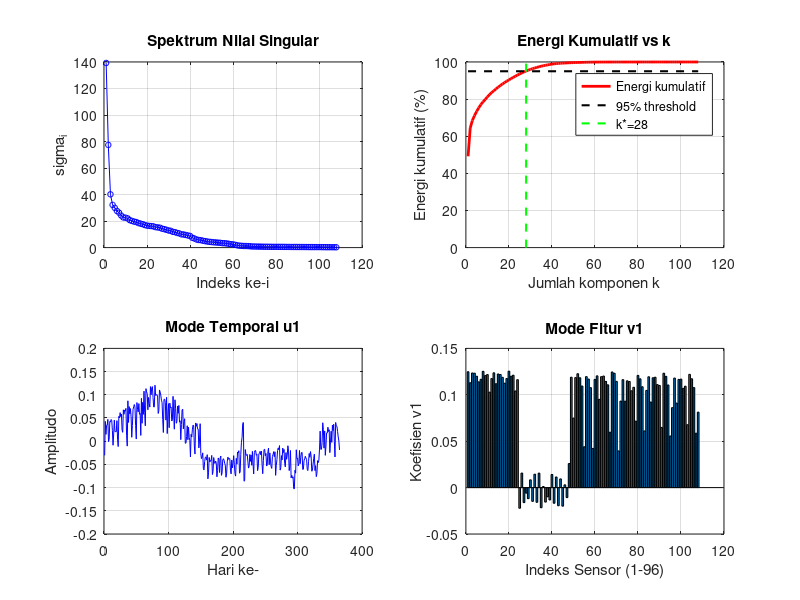
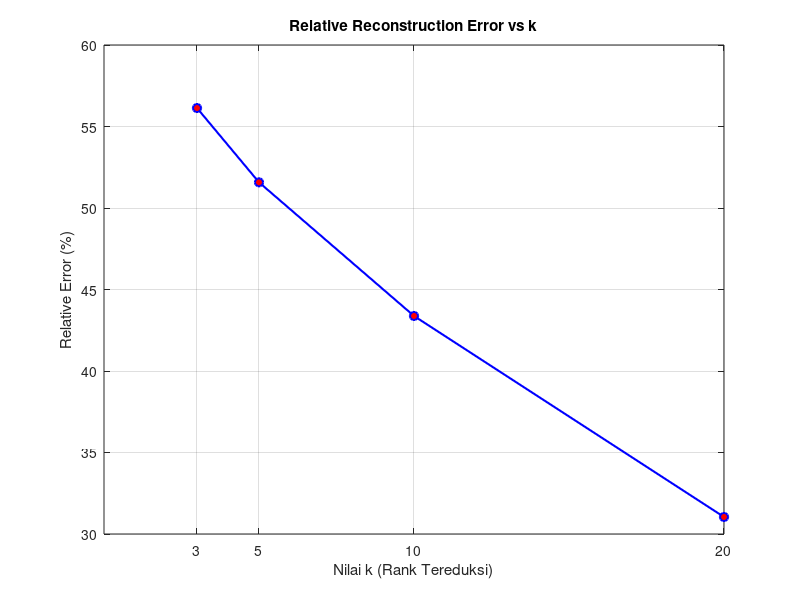
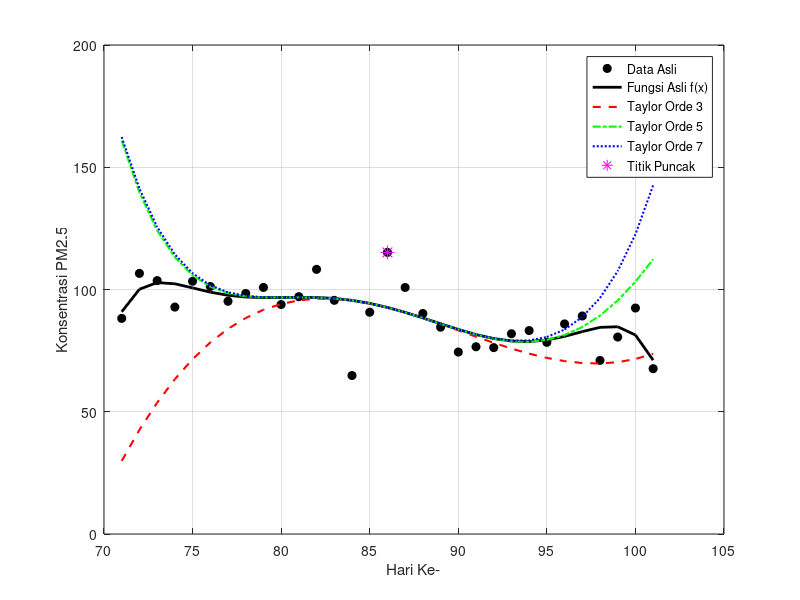
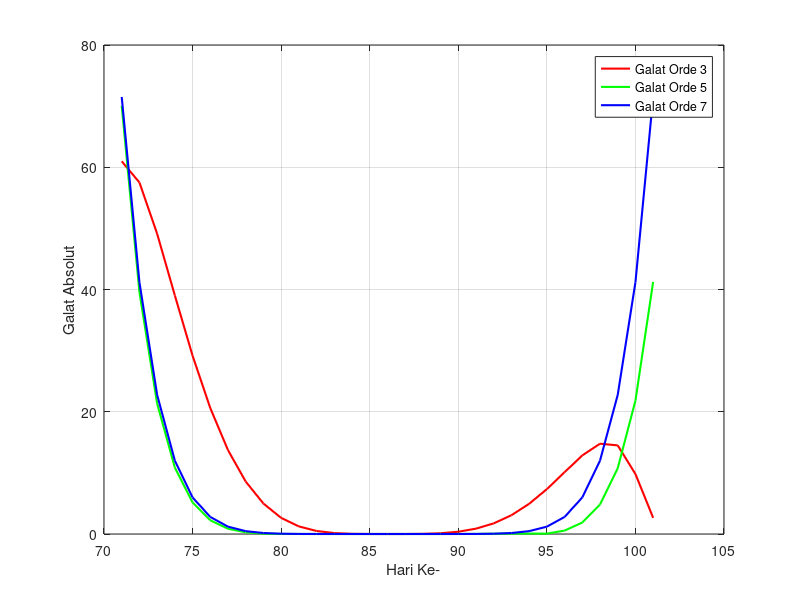

These figures' MATLAB source, in order: (Note: this script raises an error after producing the figures.)
clear; clc;

% Membaca dataset dari file CSV
data = dlmread('DataSet_KualitasUdara_K1.csv', ',', 1, 0);
% Mengekstrak  data (kolom 2 sampai 97)
A = data(:, 2:end);

%% BAGIAN 1
% Menampilkan ukuran matriks diawal untuk memverifikasi 
fprintf('BAGIAN 1: Matriks A dan Normalisasi Z-Score\n');
fprintf('Ukuran matriks A: %d baris x %d kolom\n', size(A, 1), size(A, 2));
[m, n] = size(A); % m = 365 (baris), n = 96 (kolom)

mean_j = (ones(1,m) * A) / m; % menghitung mean dari setiap kolom menggunakan operasi
                              % matriks dengan menjumlahkan semua baris tiap kolom, lalu dibagi m
simpangan = A - ones(m,1) * mean_j; % Menghtung simpangan agar rata-rata tiap kolom = 0
varians = (ones(1,m) * (simpangan .^ 2)) / m; % Menghitung varians setiap kolom
stddv = sqrt(varians); % Menghitung standar deviasi
% Mulai menghitung z_Score
Z = simpangan ./ (ones(m,1) * stddv);
fprintf('Ukuran matriks Z (setelah normalisasi): %d baris x %d kolom\n', size(Z,1), size(Z,2));
% verifikasi hasil normalisasi
mean_Z    = (ones(1,m) * Z) / m;
varians_Z   = (ones(1,m) * ((Z - ones(m,1)*mean_Z) .^ 2)) / m;
stddv_Z = sqrt(varians_Z);

fprintf('Verifikasi Normalisasi Z-Score:\n');
fprintf('Max nilai absolut mean Z : %.2e\n', max(abs(mean_Z)));
fprintf('Max selisih std Z dari 1 : %.2e\n', max(abs(stddv_Z - 1)));
fprintf('Min nilai Z : %.4f\n', min(Z(:)));
fprintf('Max nilai Z : %.4f\n', max(Z(:)));

%% Bagian 2 
% Melakukan SVD penuh pada matriks Z = U * S * V'
fprintf('BAGIAN 2: SVD Penuh dan Analisis Spektrum\n');

% Menghasilkan U(365x96), S(96x96), V(96x96)
[U, S, V] = svd(Z, 'econ');

% Menampilkan ukuran ketiga matriks hasil SVD untuk verifikasi
fprintf('Ukuran U  : %d x %d\n', size(U,1), size(U,2)); % vektor singular kiri
fprintf('Ukuran S  : %d x %d\n', size(S,1), size(S,2)); % nilai singular
fprintf('Ukuran V  : %d x %d\n', size(V,1), size(V,2)); % vektor singular kanan

% Verifikasi rekonstruksi Z = U * S * V'
Z_rekon = U * S * V';
err_rekon = norm(Z - Z_rekon, 'fro');
fprintf('Verifikasi rekonstruksi Z = U*S*V :\n');
fprintf('norm(Z - U*S*V) = %.2e\n', err_rekon);

% Verifikasi sifat ortogonal U dan V
err_U = max(max(abs(U'*U - eye(size(U,2)))));
err_V = max(max(abs(V'*V - eye(size(V,2)))));
fprintf('Cek U x U = I : max error = %.2e\n', err_U);
fprintf('Cek V x V = I : max error = %.2e\n', err_V);

% Mengambil nilai singular dari diagonal matriks S
sv = diag(S);

% Menghitung energi tiap komponen
energi = sv .^ 2;
total_energi = (ones(1, length(sv)) * energi);
energi_prop = energi / total_energi; % proporsi energi tiap komponen
energi_kum = cumsum(energi_prop); % energi kumulatif

% Menampilkan 10 nilai singular terbesar
fprintf('10 Nilai Singular Terbesar:\n');
fprintf('  i  |  sigma_i  |  Energi(%%)  |  Kumulatif(%%)\n');
fprintf('-----|-----------|------------|-------------\n');
for i = 1:10
    fprintf('  %2d | %9.4f | %10.4f | %11.4f\n', ...
        i, sv(i), energi_prop(i)*100, energi_kum(i)*100);
end

% Dekomposisi rank-1: Z = sigma1*u1*v1' + sigma2*u2*v2' + ...
fprintf('Dekomposisi Rank-1 (20 komponen pertama):\n');
fprintf('  i  |  sigma_i  |  Error sisa\n');
fprintf('-----|-----------|------------\n');

Z_approx = zeros(m, n); % matriks akumulasi komponen rank-1
for i = 1:20
    % Menambahkan komponen rank-1 ke-i
    komponen_i = S(i,i) * U(:,i) * V(:,i)';
    Z_approx = Z_approx + komponen_i;
    sisa = norm(Z - Z_approx, 'fro'); % error sisa setelah i komponen
    fprintf('  %2d | %9.4f | %11.4f\n', i, sv(i), sisa);
end

% Menentukan rank efektif k* berdasarkan energi kumulatif >= 95%
% k* = jumlah komponen minimum yang merangkum 95% variansi data
fprintf('Rank efektif untuk berbagai threshold energi:\n');
for thr = [0.90, 0.95, 0.99]
    k_thr = find(energi_kum >= thr, 1, 'first');
    fprintf('k untuk %.0f%% energi: %d (dari %d total)\n', thr*100, k_thr, n);
end

% Menetapkan rank efektif utama = 95%
k_efektif = find(energi_kum >= 0.95, 1, 'first');
fprintf('Rank efektif k* = %d\n', k_efektif);
fprintf('Energi kumulatif pada k=%d : %.4f%%\n', k_efektif, energi_kum(k_efektif)*100);

% Rekonstruksi rank-k untuk beberapa nilai k
k_list = unique([3, 5, 10, 20, k_efektif]);
fprintf('Rekonstruksi Rank-k:\n');
fprintf('  k  |  Energi Kum(%%)  |  Rel. Error(%%)\n');
fprintf('-----|----------------|---------------\n');
for idx = 1:length(k_list)
    k = k_list(idx);
    % Merekonstruksi Z dengan k komponen pertama
    Z_k = U(:,1:k) * S(1:k,1:k) * V(:,1:k)';
    % Menghitung relative error hasil rekonstruksi
    rel_err = norm(Z - Z_k, 'fro') / norm(Z, 'fro');
    fprintf('  %2d  | %14.4f | %13.4f\n', k, energi_kum(k)*100, rel_err*100);
end

% Menampilkan interpretasi nilai singular
fprintf('Interpretasi Nilai Singular:\n');
fprintf('sigma_1 = %.4f (%.2f%%) -> pola polusi dominan\n', sv(1), energi_prop(1)*100);
fprintf('sigma_2 = %.4f (%.2f%%) -> pola sekunder\n', sv(2), energi_prop(2)*100);
fprintf('sigma_%d = %.4f (%.2f%%) -> mulai merepresentasikan noise\n', ...
    k_efektif+1, sv(k_efektif+1), energi_prop(k_efektif+1)*100);

% Visualisasi spektrum nilai singular dan energi kumulatif
figure;

% Plot spektrum nilai singular
subplot(2, 2, 1);
plot(1:n, sv, 'b-o', 'MarkerSize', 4);
xlabel('Indeks ke-i');
ylabel('sigma_i');
title('Spektrum Nilai Singular');
grid on;

% Plot energi kumulatif dengan garis threshold 95%
subplot(2, 2, 2);
plot(1:n, energi_kum*100, 'r-', 'LineWidth', 2);
hold on;
plot([1 n], [95 95], 'k--', 'LineWidth', 1.5);
plot([k_efektif k_efektif], [0 100], 'g--', 'LineWidth', 1.5);
xlabel('Jumlah komponen k');
ylabel('Energi kumulatif (%)');
title('Energi Kumulatif vs k');
legend('Energi kumulatif', '95% threshold', sprintf('k*=%d', k_efektif));
grid on;

% Plot mode temporal u1 (pola polusi dominan sepanjang 365 hari)
subplot(2, 2, 3);
plot(1:365, U(:,1), 'b-');
xlabel('Hari ke-');
ylabel('Amplitudo');
title('Mode Temporal u1');
grid on;

% Plot mode fitur v1 
subplot(2, 2, 4);
bar(1:n, V(:,1));
xlabel('Indeks Sensor (1-96)');
ylabel('Koefisien v1');
title('Mode Fitur v1');
grid on;

%% Bagian 3 
% Rekonstruksi Matriks dengan Rank Tereduksi
fprintf('\nBAGIAN 3: Rekonstruksi Matriks (k = 3, 5, 10, 20)\n');

% Daftar nilai k yang akan dievaluasi
k_values = [3, 5, 10, 20];
errors = zeros(length(k_values), 1);

% Rumus: Akar dari jumlah kuadrat seluruh elemen matriks
kuadrat_Z = Z .^ 2;
jumlah_kuadrat_Z = sum(sum(kuadrat_Z)); % menjumlahkan semua elemen baris dan kolom
norm_Z_manual = sqrt(jumlah_kuadrat_Z);

for i = 1:length(k_values)
    k_val = k_values(i);

    % Mengambil k kolom/baris pertama dari U, S, dan V
    Uk = U(:, 1:k_val);
    Sk = S(1:k_val, 1:k_val);
    Vk = V(:, 1:k_val);

    % Rekonstruksi matriks tereduksi (Z_k)
    Zk = Uk * Sk * Vk';
    
    % 2. Menghitung relative reconstruction error 
    % Menghitung matriks selisih (Z - Zk)
    matriks_selisih = Z - Zk;

    % Menghitung Frobenius norm dari matriks selisih
    kuadrat_selisih = matriks_selisih .^ 2;
    jumlah_kuadrat_selisih = sum(sum(kuadrat_selisih));
    norm_selisih_manual = sqrt(jumlah_kuadrat_selisih);

    % Menghitung error relatif: ||Z - Z_k||_F / ||Z||_F
    rel_error = norm_selisih_manual / norm_Z_manual;
    errors(i) = rel_error;

    fprintf('Relative reconstruction error untuk k = %2d: %.4f (%.2f%%)\n', k_val, rel_error, rel_error * 100);
end

% Visualisasi Error Rekonstruksi 
figure('Name', 'Reconstruction Error', 'NumberTitle', 'off');
plot(k_values, errors * 100, 'b-o', 'LineWidth', 1.5, 'MarkerSize', 6, 'MarkerFaceColor', 'r');
title('Relative Reconstruction Error vs k');
xlabel('Nilai k (Rank Tereduksi)');
ylabel('Relative Error (%)');
xticks(k_values);
grid on;

%% Bagian 4
fprintf('\nBAGIAN 4: Aproksimasi Deret Taylor PM2.5\n');


% data(:,1) adalah kolom 'Hari ke-', A(:,1) adalah data PM2.5_1 (kolom pertama polutan)
x_data = data(:, 1);       
y_data = A(:, 1);       

% Menghapus baris yang mengandung NaN untuk mencegah error kalkulasi matriks
valid_idx = ~isnan(x_data) & ~isnan(y_data);
x_data = x_data(valid_idx);
y_data = y_data(valid_idx);

% Penentuan Titik Puncak
[max_val, max_idx] = max(y_data);
x0 = x_data(max_idx);      

% Pembentukan Window Data (15 Hari sebelum dan sesudah puncak)
win_size = 15;
idx_start = max(1, max_idx - win_size);
idx_end = min(length(x_data), max_idx + win_size);

x_win = x_data(idx_start:idx_end);
y_win = y_data(idx_start:idx_end);

% TRANSFORMASI TITIK PUSAT (Menghindari "Badly Conditioned Polynomial")
dx = x_win - x0; 

% Curve Fitting pada Data Terpusat
p = polyfit(dx, y_win, 8);

% Eksekusi Turunan Analitik
p1 = polyder(p); p2 = polyder(p1); p3 = polyder(p2);
p4 = polyder(p3); p5 = polyder(p4); p6 = polyder(p5);
p7 = polyder(p6);

% Evaluasi di titik pusat lokal (dx = 0)
d0 = polyval(p, 0);  d1 = polyval(p1, 0); d2 = polyval(p2, 0);
d3 = polyval(p3, 0); d4 = polyval(p4, 0); d5 = polyval(p5, 0);
d6 = polyval(p6, 0); d7 = polyval(p7, 0);

% Substitusi Deret Taylor (Orde 3, 5, 7)
T3 = d0 + d1.*dx + (d2/factorial(2)).*dx.^2 + (d3/factorial(3)).*dx.^3;
T5 = T3 + (d4/factorial(4)).*dx.^4 + (d5/factorial(5)).*dx.^5;
T7 = T5 + (d6/factorial(6)).*dx.^6 + (d7/factorial(7)).*dx.^7;

% Kalkulasi Galat Absolut Analitik
f_true = polyval(p, dx);
err3 = abs(f_true - T3);
err5 = abs(f_true - T5);
err7 = abs(f_true - T7);

% Visualisasi Render
figure('Name', 'Aproksimasi Deret Taylor PM2.5', 'NumberTitle', 'off');
plot(x_win, y_win, 'ko', 'MarkerFaceColor', 'k', 'DisplayName', 'Data Asli'); hold on;
plot(x_win, f_true, 'k-', 'LineWidth', 2, 'DisplayName', 'Fungsi Asli f(x)');
plot(x_win, T3, 'r--', 'LineWidth', 1.5, 'DisplayName', 'Taylor Orde 3');
plot(x_win, T5, 'g-.', 'LineWidth', 1.5, 'DisplayName', 'Taylor Orde 5');
plot(x_win, T7, 'b:', 'LineWidth', 1.5, 'DisplayName', 'Taylor Orde 7');
plot(x0, max_val, 'm*', 'MarkerSize', 10, 'DisplayName', 'Titik Puncak');
legend('Location', 'best'); xlabel('Hari Ke-'); ylabel('Konsentrasi PM2.5'); grid on;

figure('Name', 'Analisis Galat Aproksimasi', 'NumberTitle', 'off');
plot(x_win, err3, 'r-', 'LineWidth', 1.5, 'DisplayName', 'Galat Orde 3'); hold on;
plot(x_win, err5, 'g-', 'LineWidth', 1.5, 'DisplayName', 'Galat Orde 5');
plot(x_win, err7, 'b-', 'LineWidth', 1.5, 'DisplayName', 'Galat Orde 7');
legend('Location', 'best'); xlabel('Hari Ke-'); ylabel('Galat Absolut'); grid on;

% 1. Kalkulasi Root Mean Square Error (RMSE) untuk tiap orde
rmse3 = sqrt(mean(err3.^2));
rmse5 = sqrt(mean(err5.^2));
rmse7 = sqrt(mean(err7.^2));

% Menampilkan output kuantitatif di Command Window
fprintf('\n--- ANALISIS KUANTITATIF (RMSE) ---\n');
fprintf('Nilai RMSE merupakan representasi total galat pada rentang observasi.\n');
fprintf('RMSE Taylor Orde 3: %.4f\n', rmse3);
fprintf('RMSE Taylor Orde 5: %.4f\n', rmse5);
fprintf('RMSE Taylor Orde 7: %.4f\n', rmse7);

% 2. Analisis Radius Validitas (Ambang Batas Toleransi Galat)
toleransi_error = 10; 
hari_valid_3 = sum(err3 <= toleransi_error);
hari_valid_5 = sum(err5 <= toleransi_error);
hari_valid_7 = sum(err7 <= toleransi_error);

fprintf('\n--- ANALISIS RADIUS VALIDITAS (Toleransi Error = %d unit) ---\n', toleransi_error);
fprintf('Jumlah hari dengan prediksi akurat (Error <= 10):\n');
fprintf('Orde 3: %d hari\n', hari_valid_3);
fprintf('Orde 5: %d hari\n', hari_valid_5);
fprintf('Orde 7: %d hari\n', hari_valid_7);
fprintf('---------------------------------------------------\n');

% 3. Visualisasi Tambahan (Bar Chart Komparasi RMSE)
figure('Name', 'Komparasi Kinerja Orde Taylor', 'NumberTitle', 'off');
bar_data = [rmse3, rmse5, rmse7];
b = bar(bar_data, 'FaceColor', 'flat');

% Mewarnai bar agar selaras dengan warna garis pada plot sebelumnya
b.CData(1,:) = [1 0 0]; % Merah untuk Orde 3
b.CData(2,:) = [0 1 0]; % Hijau untuk Orde 5
b.CData(3,:) = [0 0 1]; % Biru untuk Orde 7

% Modifikasi tampilan grafik
set(gca, 'XTickLabel', {'Orde 3', 'Orde 5', 'Orde 7'});
ylabel('Nilai RMSE');
title('Perbandingan Total Galat (RMSE) Berdasarkan Derajat Polinomial');
grid on;

% Menambahkan label angka di atas setiap bar grafik
xtips1 = b(1).XEndPoints;
ytips1 = b(1).YEndPoints;
labels1 = string(round(b(1).YData, 2));
text(xtips1, ytips1, labels1, 'HorizontalAlignment', 'center', ...
    'VerticalAlignment', 'bottom');

%% Bagian 5
fprintf('BAGIAN 5: Perhitungan Paparan Polutan Menggunakan Integral\n');
%Turunan parsial fungsi konsentrasi polutan
PM25 = A(:, 1); % PM2.5 titik pemantauan 1
n_hari = length(PM25); % 365
%Suhu dalam Celsius: 25-35 derajat
T = 28 + 5 * sin(2*pi*(1:n_hari)/365)';
%Kelembaban dalam persen: 60-90%
H = 75 + 15 * cos(2*pi*(1:n_hari)/365)';
%Kecepatan Angin dalam m/s: 1-5 m/s
W = 3 + 2 * sin(2*pi*(1:n_hari)/180)';

%Rumus: C(T, H, W) = a0 + a1*T + a2*H + a3*W + a4*T*H + a5*H*W
fprintf('\nMenghitung koefisien regresi...\n');

%Susun matriks fitur X
X = [ones(n_hari,1), T, H, W, T.*H, H.*W];

%Hitung koefisien dengan metode Least Squares: a = (X'X)^-1 * X' * C
a = (X' * X) \ (X' * PM25);

fprintf('Koefisien model berhasil dihitung.\n');
fprintf('  a0 (konstanta) = %.4f\n', a(1));
fprintf('  a1 (suhu T)    = %.4f\n', a(2));
fprintf('  a2 (kelembaban H) = %.4f\n', a(3));
fprintf('  a3 (angin W)   = %.4f\n', a(4));
fprintf('  a4 (T*H)       = %.4f\n', a(5));
fprintf('  a5 (H*W)       = %.4f\n', a(6));

fprintf('\n Turunan parsial analitik \n'); 

%Hitung nilai rata-rata T, H, W
T_mean = mean(T);
H_mean = mean(H);
W_mean = mean(W);

dC_dT = a(2) + a(5) * H_mean;
dC_dH = a(3) + a(5) * T_mean + a(6) * W_mean;
dC_dW = a(4) + a(6) * H_mean;

fprintf('Dihitung pada titik rata-rata: T=%.2f, H=%.2f, W=%.2f\n', T_mean, H_mean, W_mean);
fprintf('\ndC/dT (terhadap suhu)        = %.4f ug/m3 per degC\n', dC_dT);
fprintf('dC/dH (terhadap kelembaban)  = %.4f ug/m3 per persen\n', dC_dH);
fprintf('dC/dW (terhadap angin)       = %.4f ug/m3 per m/s\n', dC_dW);

%Rumus beda hingga: df/dx ≈ [f(x+h) - f(x-h)] / (2h)

fprintf('\n Verifikasi turunan numerik\n');

h = 0.01; % langkah kecil

% Fungsi anonim model C
C_model = @(t, hh, w) a(1) + a(2)*t + a(3)*hh + a(4)*w + a(5)*t.*hh + a(6)*hh.*w;

%Turunan numerik di titik rata-rata
dC_dT_num = (C_model(T_mean+h, H_mean, W_mean) - C_model(T_mean-h, H_mean, W_mean)) / (2*h);
dC_dH_num = (C_model(T_mean, H_mean+h, W_mean) - C_model(T_mean, H_mean-h, W_mean)) / (2*h);
dC_dW_num = (C_model(T_mean, H_mean, W_mean+h) - C_model(T_mean, H_mean, W_mean-h)) / (2*h);

fprintf('dC/dT numerik = %.4f  (analitik = %.4f)\n', dC_dT_num, dC_dT);
fprintf('dC/dH numerik = %.4f  (analitik = %.4f)\n', dC_dH_num, dC_dH);
fprintf('dC/dW numerik = %.4f  (analitik = %.4f)\n', dC_dW_num, dC_dW);

%Hitung turunan parsial harian untuk semua data
dC_dT_harian = a(2) + a(5) .* H;
dC_dH_harian = a(3) + a(5) .* T + a(6) .* W;
dC_dW_harian = a(4) + a(6) .* H;

%visualisasi 
figure('Name', 'Bagian 5 - Turunan Parsial', 'Position', [100, 100, 1200, 800]);

%Plot 1: Data PM2.5 asli
subplot(2, 3, 1);
plot(1:n_hari, PM25, 'b-', 'LineWidth', 1.2);
xlabel('Hari ke-'); ylabel('PM2.5 (ug/m3)');
title('Data PM2.5 Asli (Titik 1)');
grid on;

%Plot 2: dC/dT harian
subplot(2, 3, 2);
plot(1:n_hari, dC_dT_harian, 'r-', 'LineWidth', 1.2);
xlabel('Hari ke-'); ylabel('dC/dT');
title('Turunan Parsial terhadap Suhu (T)');
grid on;
yline(0, 'k--', 'nol');

%Plot 3: dC/dH harian
subplot(2, 3, 3);
plot(1:n_hari, dC_dH_harian, 'g-', 'LineWidth', 1.2);
xlabel('Hari ke-'); ylabel('dC/dH');
title('Turunan Parsial terhadap Kelembaban (H)');
grid on;
yline(0, 'k--', 'nol');

%Plot 4: dC/dW harian
subplot(2, 3, 4);
plot(1:n_hari, dC_dW_harian, 'm-', 'LineWidth', 1.2);
xlabel('Hari ke-'); ylabel('dC/dW');
title('Turunan Parsial terhadap Kecepatan Angin (W)');
grid on;
yline(0, 'k--', 'nol');

%Plot 5: Membandingkan turunan
subplot(2, 3, 5);
bar([dC_dT, dC_dH, dC_dW]);
set(gca, 'XTickLabel', {'dC/dT', 'dC/dH', 'dC/dW'});
ylabel('Nilai Turunan di Titik Rata-rata');
title('Perbandingan Turunan Parsial');
grid on;

%Plot 6: PM2.5 vs Suhu untuk scatter plyt
subplot(2, 3, 6);
scatter(T, PM25, 10, 'b', 'filled', 'MarkerFaceAlpha', 0.3);
xlabel('Suhu (degC)'); ylabel('PM2.5 (ug/m3)');
title('Hubungan PM2.5 vs Suhu');
grid on;

sgtitle('Bagian 5: Analisis Turunan Parsial Konsentrasi Polutan PM2.5');

fprintf('\n=== INTERPRETASI FISIK ===\n');

if dC_dT < 0
    fprintf('dC/dT < 0 : Ketika suhu naik 1 degC, konsentrasi PM2.5 TURUN %.4f ug/m3\n', abs(dC_dT));
    fprintf('  -> Suhu tinggi menyebabkan konveksi udara, polutan terbawa ke atas (menyebar)\n');
else
    fprintf('dC/dT > 0 : Ketika suhu naik 1 degC, konsentrasi PM2.5 NAIK %.4f ug/m3\n', dC_dT);
    fprintf('  -> Suhu tinggi meningkatkan reaksi kimia pembentukan polutan sekunder\n');
end

if dC_dH > 0
    fprintf('\ndC/dH > 0 : Ketika kelembaban naik 1%%, konsentrasi PM2.5 NAIK %.4f ug/m3\n', dC_dH);
    fprintf('  -> Kelembaban tinggi menyebabkan partikel PM2.5 menggumpal (hygroscopic growth)\n');
else
    fprintf('\ndC/dH < 0 : Ketika kelembaban naik 1%%, konsentrasi PM2.5 TURUN %.4f ug/m3\n', abs(dC_dH));
    fprintf('  -> Kelembaban tinggi menyebabkan partikel mengendap (wet deposition)\n');
end

if dC_dW < 0
    fprintf('\ndC/dW < 0 : Ketika angin naik 1 m/s, konsentrasi PM2.5 TURUN %.4f ug/m3\n', abs(dC_dW));
    fprintf('  -> Angin kencang mengencerkan dan menyebarkan polutan ke area lebih luas\n');
else
    fprintf('\ndC/dW > 0 : Ketika angin naik 1 m/s, konsentrasi PM2.5 NAIK %.4f ug/m3\n', dC_dW);
    fprintf('  -> Angin membawa polutan dari daerah lain ke titik pemantauan\n');
end

%% Bagian 6
% Analisis Paparan Polutan Menggunakan Integral
data_asli = A;
profil_harian = mean(data_asli, 1); % Menghitung nilai mean tiap kolom sensor sepanjang tahun

% Membentuk domain kontinu waktu (t) dari jam 0 hingga jam 24.
t_data = linspace(0, 24, length(profil_harian));

% Menentukan batas-batas integrasi batas bawah (a) dan batas atas (b)
t_pagi_mulai = 6; t_pagi_selesai = 14; % Jendela waktu Pagi - Siang (8 jam)
t_malam_mulai = 14; t_malam_selesai = 22; % Jendela waktu Siang - Malam (8 jam)

% Digunakan polinomial derajat 7 (orde 7) untuk memodelkan fluktuasi polutan udara secara smooth
orde_poly = 7;
p_integral = polyfit(t_data, profil_harian, orde_poly);

% Proses Integrasi Simbolik 
p_integrasi = [p_integral ./ (orde_poly+1:-1:1), 0];

% Menghitung akumulasi eksak untuk Periode 1 (Pagi - Siang: 06.00 s.d 14.00)
analitik_pagi = polyval(p_integrasi, t_pagi_selesai) - polyval(p_integrasi, t_pagi_mulai);

% Menghitung akumulasi eksak untuk Periode 2 (Siang - Malam: 14.00 s.d 22.00)
analitik_malam = polyval(p_integrasi, t_malam_selesai) - polyval(p_integrasi, t_malam_mulai);

% Menggunakan pemetaan kondisi logis untuk mencari indeks baris di dalam matriks
idx_6 = find(t_data >= t_pagi_mulai, 1, 'first');
idx_14 = find(t_data >= t_pagi_selesai, 1, 'first');
idx_22 = find(t_data >= t_malam_selesai, 1, 'first');

% A. Perhitungan Aturan Trapesium untuk Jendela Pagi-Siang
t_pagi = t_data(idx_6:idx_14);       % Mengiris partisi waktu internal pagi
y_pagi = profil_harian(idx_6:idx_14);% Mengiris nilai polutan koordinat Y
N_pagi = length(t_pagi) - 1;         % Jumlah sub-interval partisi trapesium
h_pagi = (t_pagi(end) - t_pagi(1)) / N_pagi; % Menghitung lebar langkah (step size h)
% Implementasi Aturan Trapesium Komposisi: I = (h/2) * [y0 + 2*sum(y_i) + yN]
numerik_pagi = (h_pagi / 2) * (y_pagi(1) + 2*sum(y_pagi(2:end-1)) + y_pagi(end));

% B. Perhitungan Aturan Trapesium untuk Jendela Siang-Malam
t_malam = t_data(idx_14:idx_22);       % Mengiris partisi waktu internal malam
y_malam = profil_harian(idx_14:idx_22);% Mengiris nilai polutan koordinat Y
N_malam = length(t_malam) - 1;         % Jumlah sub-interval partisi trapesium
h_malam = (t_malam(end) - t_malam(1)) / N_malam; % Menghitung lebar langkah (step size h)
% Implementasi Aturan Trapesium Komposisi
numerik_malam = (h_malam / 2) * (y_malam(1) + 2*sum(y_malam(2:end-1)) + y_malam(end));

% Menghitung Galat Absolut: Nilai Mutlak dari |Solusi Analitik - Solusi Numerik|
err_abs_pagi = abs(analitik_pagi - numerik_pagi);
% Menghitung Galat Relatif dalam bentuk presentase terhadap Solusi Analitik Eksak
err_rel_pagi = (err_abs_pagi / analitik_pagi) * 100;
% Mengulangi perhitungan galat absolut dan relatif untuk sesi Siang-Malam
err_abs_malam = abs(analitik_malam - numerik_malam);
err_rel_malam = (err_abs_malam / analitik_malam) * 100;

% Proses pencetakan data numerik akhir secara terstruktur 
fprintf('\nHASIL INTEGRAL PAPARAN POLUTAN:\n');
fprintf('----------------------------------------------------------------\n');
fprintf('Periode Pagi-Siang (06.00 - 14.00):\n');
fprintf('   - Solusi Analitik (Poly-7)  : %.4f\n', analitik_pagi);
fprintf('   - Solusi Numerik (Trapezoid): %.4f\n', numerik_pagi);
fprintf('   - Galat Absolut             : %.4e\n', err_abs_pagi);
fprintf('   - Galat Relatif             : %.4f%%\n', err_rel_pagi);
fprintf('-----------------------------------------------------------------\n');
fprintf('Periode Siang-Malam (14.00 - 22.00):\n');
fprintf('   - Solusi Analitik (Poly-7)  : %.4f\n', analitik_malam);
fprintf('   - Solusi Numerik (Trapezoid): %.4f\n', numerik_malam);
fprintf('   - Galat Absolut             : %.4e\n', err_abs_malam);
fprintf('   - Galat Relatif             : %.4f%%\n', err_rel_malam);
fprintf('-----------------------------------------------------------------\n');

% visualisasi grafik
figure('Name', 'Analisis Integral Paparan Polutan', 'NumberTitle', 'off');

% Menggambar kurva kontinu beresolusi tinggi (500 titik) menggunakan koefisien polinomial
t_mulus = linspace(0, 24, 500);
y_mulus = polyval(p_integral, t_mulus);

% Plotting data asli diskret beserta kurva matematikanya
plot(t_data, profil_harian, 'k.', 'MarkerSize', 8, 'DisplayName', 'Data Rata-rata Polutan'); hold on;
plot(t_mulus, y_mulus, 'k-', 'LineWidth', 1.5, 'DisplayName', 'Kurva Pendekatan f(t)');

% Representasi Geometris Integral Sesi Pagi-Siang: Mewarnai area di bawah kurva dengan warna Hijau (g)
t_fill_pagi = linspace(t_pagi_mulai, t_pagi_selesai, 100);
y_fill_pagi = polyval(p_integral, t_fill_pagi);
fill([t_fill_pagi, fliplr(t_fill_pagi)], [y_fill_pagi, zeros(1,100)], 'g', ...
    'FaceAlpha', 0.3, 'DisplayName', sprintf('Pagi-Siang (Num: %.2f)', numerik_pagi));

% Representasi Geometris Integral Sesi Siang-Malam: Mewarnai area di bawah kurva dengan warna Merah (r)
t_fill_malam = linspace(t_malam_mulai, t_malam_selesai, 100);
y_fill_malam = polyval(p_integral, t_fill_malam);
fill([t_fill_malam, fliplr(t_fill_malam)], [y_fill_malam, zeros(1,100)], 'r', ...
    'FaceAlpha', 0.3, 'DisplayName', sprintf('Siang-Malam (Num: %.2f)', numerik_malam));

% Konfigurasi pelabelan aksis dan plot grafik ilmiah
title('Perbandingan Total Paparan Polutan berdasarkan Interval Waktu');
xlabel('Jam (Waktu) dalam 24 Jam');
ylabel('Konsentrasi Polutan');
xlim([0 24]);
xticks(0:2:24); % Membuat penanda waktu berjarak kelipatan 2 jam
grid on;
legend('Location', 'best');

%% Bagian 7
% Analisis Akhir Hasil Pemodelan Kualitas Udara

fprintf('\nBAGIAN 7: Analisis Akhir dan Kesimpulan\n');

% Mengumpulkan beberapa indikator utama dari hasil sebelumnya
energi_95 = energi_kum(k_efektif) * 100;

mean_err_taylor3 = mean(err3);
mean_err_taylor5 = mean(err5);
mean_err_taylor7 = mean(err7);

fprintf('\nRINGKASAN HASIL:\n');
fprintf('------------------------------------------------------\n');
fprintf('Rank efektif SVD (95%% energi)      : %d\n', k_efektif);
fprintf('Energi kumulatif                   : %.2f%%\n', energi_95);
fprintf('------------------------------------------------------\n');
fprintf('Galat rata-rata Taylor orde 3      : %.6f\n', mean_err_taylor3);
fprintf('Galat rata-rata Taylor orde 5      : %.6f\n', mean_err_taylor5);
fprintf('Galat rata-rata Taylor orde 7      : %.6f\n', mean_err_taylor7);
fprintf('------------------------------------------------------\n');
fprintf('Paparan pagi-siang                 : %.4f\n', numerik_pagi);
fprintf('Paparan siang-malam                : %.4f\n', numerik_malam);
fprintf('------------------------------------------------------\n');

% Membandingkan galat Taylor
figure('Name','Bagian 7 - Ringkasan Analisis','NumberTitle','off');

subplot(2,2,1);
bar([mean_err_taylor3 mean_err_taylor5 mean_err_taylor7]);
set(gca,'XTickLabel',{'Orde 3','Orde 5','Orde 7'});
ylabel('Galat Rata-rata');
title('Perbandingan Galat Taylor');
grid on;

% Membandingkan error rekonstruksi SVD
subplot(2,2,2);
plot(k_values, errors*100,'o-','LineWidth',1.5);
xlabel('Nilai k');
ylabel('Relative Error (%)');
title('Error Rekonstruksi SVD');
grid on;

% Perbandingan paparan polutan
subplot(2,2,3);
bar([numerik_pagi numerik_malam]);
set(gca,'XTickLabel',{'06-14','14-22'});
ylabel('Total Paparan');
title('Perbandingan Paparan Polutan');
grid on;

% Energi kumulatif SVD
subplot(2,2,4);
plot(energi_kum*100,'LineWidth',1.5);
hold on;
plot([1 length(energi_kum)],[95 95],'r--');
xlabel('Komponen');
ylabel('Energi Kumulatif (%)');
title('Energi Kumulatif SVD');
grid on;

fprintf('\nKESIMPULAN SEMENTARA:\n');

if mean_err_taylor7 < mean_err_taylor5 && mean_err_taylor5 < mean_err_taylor3
    fprintf('- Orde Taylor yang lebih tinggi menghasilkan galat yang lebih kecil.\n');
end

fprintf('- Semakin besar nilai k, error rekonstruksi SVD semakin kecil.\n');
fprintf('- Sebagian besar informasi data telah direpresentasikan oleh %d komponen utama.\n', k_efektif);

if numerik_pagi > numerik_malam
    fprintf('- Paparan polutan lebih besar pada periode pagi-siang.\n');
else
    fprintf('- Paparan polutan lebih besar pada periode siang-malam.\n');
end
